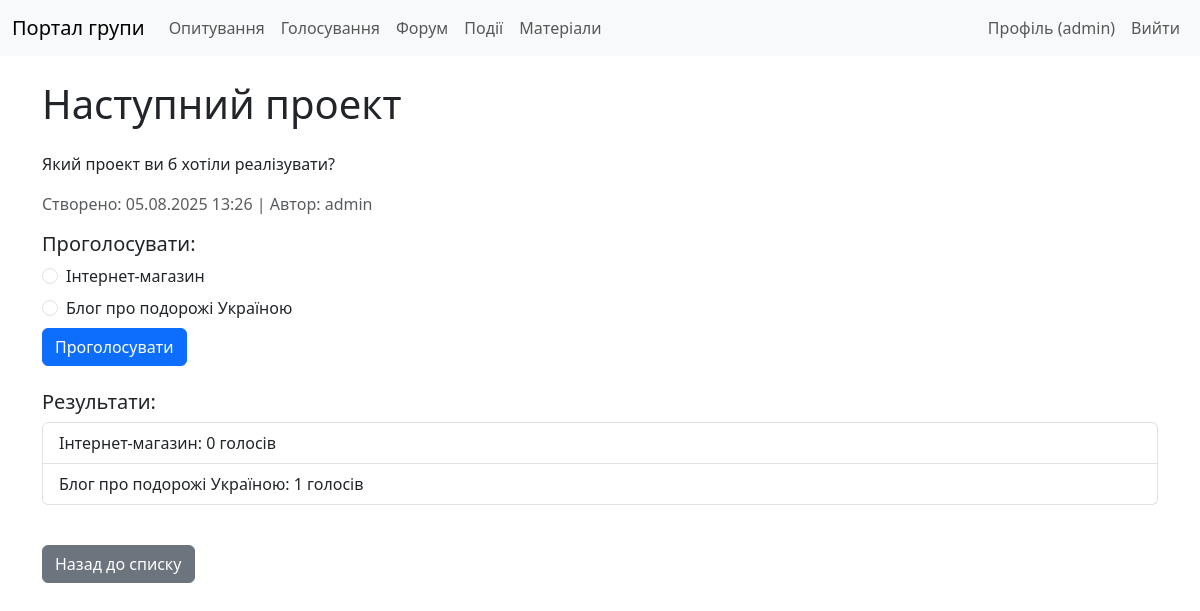
Before: /voting/4/ (signed in) with the older database file.
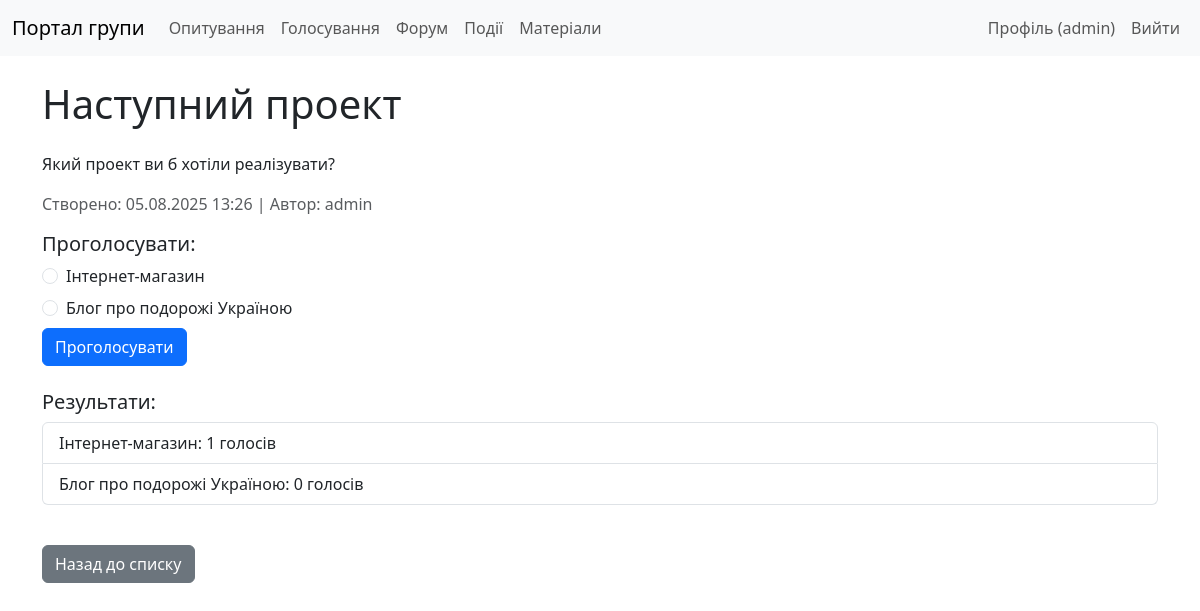
After: the same page with the newer database file.
### voting/models.py (models this page shows, shortened)
class VoteOption(models.Model):
    vote = models.ForeignKey(Vote, on_delete=models.CASCADE, related_name='options')
    text = models.CharField(max_length=200)
    vote_count = models.PositiveIntegerField(default=0)
    class Meta:
        verbose_name = 'Vote Option'
        verbose_name_plural = 'Vote Options'

### voting/views.py (the view)
# urls.py: path('<int:pk>/', views.VoteDetailView.as_view(), name='vote_detail'),
class VoteDetailView(DetailView):
    model = Vote
    template_name = 'voting/vote_detail.html'
    context_object_name = 'vote'
    def get_context_data(self, **kwargs):
        context = super().get_context_data(**kwargs)
        if self.request.user.is_authenticated:
            context['has_voted'] = UserVote.objects.filter(vote=self.object, user=self.request.user).exists()
        return context

### templates/voting/vote_detail.html (shortened to what this page needs)
{% extends 'base.html' %}
{% block content %}
    <h1 class="my-4">{{ vote.title }}</h1>
    {% if vote.description %}
        <p>{{ vote.description|linebreaks }}</p>
    {% endif %}
    <p class="text-muted">Створено: {{ vote.created_at|date:"d.m.Y H:i" }} | Автор: {{ vote.created_by.username }}</p>
    {% if user.is_authenticated %}
        <h5>Проголосувати:</h5>
        <form method="post" action="{% url 'voting:vote_cast' vote.pk %}">
            {% for option in vote.options.all %}
                <div class="form-check mb-2">
                    <input class="form-check-input" type="radio" name="option" id="option{{ option.id }}" value="{{ option.id }}" {% if user_vote and user_vote.option == option %}checked{% endif %} required>
                    <label class="form-check-label" for="option{{ option.id }}">
                        {{ option.text }}
                    </label>
                </div>
            {% endfor %}
            <button type="submit" class="btn btn-primary">Проголосувати</button>
        </form>
        <h5 class="mt-4">Результати:</h5>
        <ul class="list-group mb-4">
            {% for option in vote.options.all %}
                <li class="list-group-item">
                    {{ option.text }}: {{ option.vote_count }} голосів
                </li>
            {% endfor %}
        </ul>
    {% else %}
        <div class="alert alert-warning">
            <p>Будь ласка, <a href="{% url 'login' %}">увійдіть</a>, щоб проголосувати.</p>
        </div>
    {% endif %}
    <a href="{% url 'voting:vote_list' %}" class="btn btn-secondary mt-3">Назад до списку</a>
{% endblock %}

Changed rows visible on the page:
changed VoteOption "Інтернет-магазин": vote_count "0" → "1"
changed VoteOption "Блог про подорожі Україною": vote_count "1" → "0"
